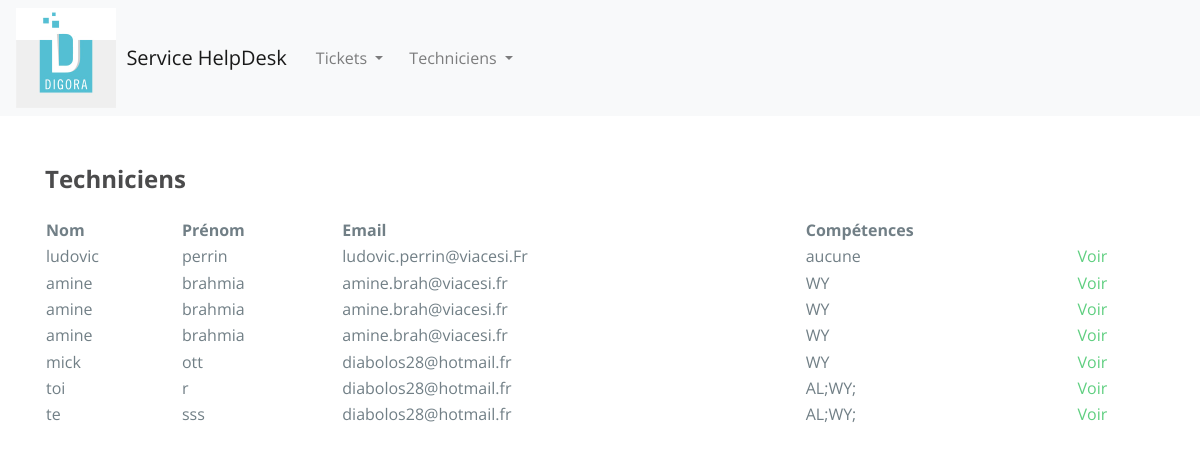
The page /index.php/technicians on the database its author committed.
### tables this page shows
CREATE TABLE IF NOT EXISTS `techniciens` (
  `id_technicien` int(11) NOT NULL AUTO_INCREMENT,
  `nom` text,
  `prenom` text,
  `email` text,
  `competences` text,
  PRIMARY KEY (`id_technicien`)
);

### application/controllers/Technicians.php (called while the page is built, shortened)
<?php
class Technicians extends CI_Controller
{
    function __construct()
    {
        $this->load->model('Technicians_model');
    }
    public function index()
    {
        $data['technicians'] = $this->Technicians_model->recuperer_techniciens();
        $this->load->view('head');
        $this->load->view('technicians/view', $data);
        $this->load->view('script');
    }
}

### index.php (called while the page is built, shortened)
<?php
require_once BASEPATH.'core/CodeIgniter.php';

### application/models/Technicians_model.php (called while the page is built, shortened)
<?php
class Technicians_model extends CI_Model
{
    public function recuperer_techniciens()
    {
        $this->db->select('*')
            ->from('techniciens');
        $query = $this->db->get()->result_array();
        return $query;
    }
}

### application/views/technicians/view.php (the view, shortened to what this page needs)
<div class="container">
    <br>
    <h2>Techniciens</h2>
    <table id="example" class="display" cellspacing="0" width="100%">
        <thead>
        <tr>
            <th>Nom</th>
            <th>Prénom</th>
            <th>Email</th>
            <th>Compétences</th>
            <th></th>
        </tr>
        </thead>
        <tbody>
        <?php
        foreach($technicians as $technician) {
            echo '
    <tr>
        <td>' . $technician['nom'] . '</td>
        <td>' . $technician['prenom'] . '</td>
        <td>' . $technician['email'] . '</td>
        <td>' . $technician['competences'] . '</td>
        <td><a href="' . base_url("technicians/details/".$technician['id_technicien']).'">Voir</a></td>
    </tr>';
        }?>
        </tbody>
    </table>
</div>

### application/views/head.php (shortened to what this page needs)
<!DOCTYPE html>
<html lang="en">
<head>
    <link href="<?=base_url()?>/assets/css/bootstrap.min.css" rel="stylesheet">
    <link rel="stylesheet" type="text/css" href="<?=base_url()?>/assets/css/font-awesome.min.css">
    <link rel="stylesheet" type="text/css" href="<?=base_url()?>/assets/css/bootstrap.min.css">
    <link rel="stylesheet" type="text/css" href="<?=base_url()?>/assets/css/imagehover.min.css">
    <link rel="stylesheet" type="text/css" href="<?=base_url()?>/assets/css/style.css">
    <link rel="stylesheet" type="text/css" href="https://cdn.datatables.net/v/bs4/dt-1.10.16/datatables.min.css"/>
    <link href="https://cdnjs.cloudflare.com/ajax/libs/select2/4.0.6-rc.0/css/select2.min.css" rel="stylesheet" />
</head>
<body>
<nav class="navbar navbar-expand-lg navbar-light bg-light">
    <img alt="Logo" src="<?=base_url()?>assets/img/logo.jpg"height="100" width="100"/>
    <a class="navbar-brand" href="<?=base_url()?>">&nbsp;&nbsp;Service HelpDesk</a>
    <div class="collapse navbar-collapse" id="navbarSupportedContent">
        <ul class="navbar-nav mr-auto">
            <li class="nav-item dropdown">
                <a class="nav-link dropdown-toggle" href="#" id="navbarDropdown" role="button" data-toggle="dropdown" aria-haspopup="true" aria-expanded="false">
                    Tickets
                </a>
            </li>
            <li class="nav-item dropdown">
                <a class="nav-link dropdown-toggle" href="#" id="navbarDropdown" role="button" data-toggle="dropdown" aria-haspopup="true" aria-expanded="false">
                    Techniciens
                </a>
            </li>
        </ul>
    </div>
</nav>

### application/views/script.php (shortened to what this page needs)
</body>

### assets/css/style.css (style rules this page uses)
body { font-size: 15px; line-height: 1.52; color: #717f86; font-size: 16px; font-family: 'Open Sans', sans-serif; font-weight: 400; }
ol, ul { list-style: none; }
table { border-collapse: collapse; border-spacing: 0; }
h1, h2, h3, h4, h5, h6 { font-family: Open Sans, sans-serif; font-weight: 700; color: #4B4B4C; }
a { color: #5fcf80; }
.navbar-nav > li > a { padding: 0px; margin: 10px 5px; padding: 10px 15px; }
.navbar { margin-bottom: 0px; }
h2 { font-size: 24px; padding-bottom: 15px; }

### rows shown on the page
techniciens: nom "ludovic", prenom "perrin", email "ludovic.perrin@viacesi.Fr", competences "aucune"
techniciens: nom "amine", prenom "brahmia", email "amine.brah@viacesi.fr", competences "WY"
techniciens: nom "amine", prenom "brahmia", email "amine.brah@viacesi.fr", competences "WY"
techniciens: nom "amine", prenom "brahmia", email "amine.brah@viacesi.fr", competences "WY"
techniciens: nom "mick", prenom "ott", email "diabolos28@hotmail.fr", competences "WY"
techniciens: nom "toi", prenom "r", email "diabolos28@hotmail.fr", competences "AL;WY;"
techniciens: nom "te", prenom "sss", email "diabolos28@hotmail.fr", competences "AL;WY;"
